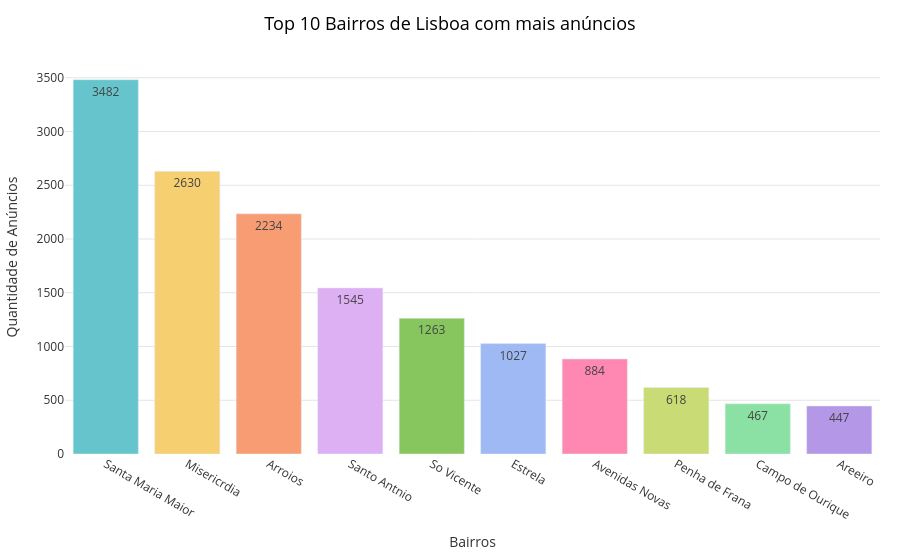

Notebook cell for this chart:
### Code cell
# Criando o Gráfico de Barras
fig = px.bar(
    top_10_neighbourhood,
    x='neighbourhood',
    y='count',
    color='neighbourhood',
    # Substituímos o 'palette' pela paleta de cores suaves nativa do Plotly
    color_discrete_sequence=px.colors.qualitative.Pastel, 
    text_auto=True # Dica extra: Coloca o valor exato em cima de cada barra!
)

# Ajustando o Layout e a Estética
fig.update_layout(
    # Título mais limpo e centralizado (x=0.5)
    title=dict(
        text='Top 10 Bairros de Lisboa com mais anúncios', 
        font=dict(size=18, color='black'),
        x=0.5 
    ),
    xaxis_title='Bairros',
    yaxis_title='Quantidade de Anúncios',
    
    # Estilo visual 
    plot_bgcolor="#ffffff",      # Fundo da área do gráfico branco puro
    paper_bgcolor="#ffffff",     # Fundo geral branco
    font=dict(color="#333333"),  # Fonte cinza escuro 
    
    
    showlegend=False, # Remove a legenda lateral 
    margin=dict(t=60, b=40, l=40, r=20) # Dá um respiro nas margens do gráfico
)

# Ajustando as linhas de grade 
fig.update_xaxes(showgrid=False) # Remove linhas verticais (poluem a visão em gráficos de barra)
fig.update_yaxes(gridcolor="#e5e5e5", gridwidth=1) # Linhas horizontais em cinza bem clarinho

# Exibindo o gráfico
fig.show()

### Figure 1 — Plotly figure (JSON) as saved in the notebook; plotly's stock layout.template omitted (floating-point values rounded to 4 significant figures)
{"data": [{"alignmentgroup": "True", "hovertemplate": "neighbourhood=%{x}<br>count=%{y}<extra></extra>", "legendgroup": "Santa Maria Maior", "marker": {"color": "rgb(102, 197, 204)", "pattern": {"shape": ""}}, "name": "Santa Maria Maior", "offsetgroup": "Santa Maria Maior", "orientation": "v", "showlegend": true, "textposition": "auto", "texttemplate": "%{y}", "type": "bar", "x": ["Santa Maria Maior"], "xaxis": "x", "y": [3482], "yaxis": "y"}, {"alignmentgroup": "True", "hovertemplate": "neighbourhood=%{x}<br>count=%{y}<extra></extra>", "legendgroup": "Misericrdia", "marker": {"color": "rgb(246, 207, 113)", "pattern": {"shape": ""}}, "name": "Misericrdia", "offsetgroup": "Misericrdia", "orientation": "v", "showlegend": true, "textposition": "auto", "texttemplate": "%{y}", "type": "bar", "x": ["Misericrdia"], "xaxis": "x", "y": [2630], "yaxis": "y"}, {"alignmentgroup": "True", "hovertemplate": "neighbourhood=%{x}<br>count=%{y}<extra></extra>", "legendgroup": "Arroios", "marker": {"color": "rgb(248, 156, 116)", "pattern": {"shape": ""}}, "name": "Arroios", "offsetgroup": "Arroios", "orientation": "v", "showlegend": true, "textposition": "auto", "texttemplate": "%{y}", "type": "bar", "x": ["Arroios"], "xaxis": "x", "y": [2234], "yaxis": "y"}, {"alignmentgroup": "True", "hovertemplate": "neighbourhood=%{x}<br>count=%{y}<extra></extra>", "legendgroup": "Santo Antnio", "marker": {"color": "rgb(220, 176, 242)", "pattern": {"shape": ""}}, "name": "Santo Antnio", "offsetgroup": "Santo Antnio", "orientation": "v", "showlegend": true, "textposition": "auto", "texttemplate": "%{y}", "type": "bar", "x": ["Santo Antnio"], "xaxis": "x", "y": [1545], "yaxis": "y"}, {"alignmentgroup": "True", "hovertemplate": "neighbourhood=%{x}<br>count=%{y}<extra></extra>", "legendgroup": "So Vicente", "marker": {"color": "rgb(135, 197, 95)", "pattern": {"shape": ""}}, "name": "So Vicente", "offsetgroup": "So Vicente", "orientation": "v", "showlegend": true, "textposition": "auto", "texttemplate": "%{y}", "type": "bar", "x": ["So Vicente"], "xaxis": "x", "y": [1263], "yaxis": "y"}, {"alignmentgroup": "True", "hovertemplate": "neighbourhood=%{x}<br>count=%{y}<extra></extra>", "legendgroup": "Estrela", "marker": {"color": "rgb(158, 185, 243)", "pattern": {"shape": ""}}, "name": "Estrela", "offsetgroup": "Estrela", "orientation": "v", "showlegend": true, "textposition": "auto", "texttemplate": "%{y}", "type": "bar", "x": ["Estrela"], "xaxis": "x", "y": [1027], "yaxis": "y"}, {"alignmentgroup": "True", "hovertemplate": "neighbourhood=%{x}<br>count=%{y}<extra></extra>", "legendgroup": "Avenidas Novas", "marker": {"color": "rgb(254, 136, 177)", "pattern": {"shape": ""}}, "name": "Avenidas Novas", "offsetgroup": "Avenidas Novas", "orientation": "v", "showlegend": true, "textposition": "auto", "texttemplate": "%{y}", "type": "bar", "x": ["Avenidas Novas"], "xaxis": "x", "y": [884], "yaxis": "y"}, {"alignmentgroup": "True", "hovertemplate": "neighbourhood=%{x}<br>count=%{y}<extra></extra>", "legendgroup": "Penha de Frana", "marker": {"color": "rgb(201, 219, 116)", "pattern": {"shape": ""}}, "name": "Penha de Frana", "offsetgroup": "Penha de Frana", "orientation": "v", "showlegend": true, "textposition": "auto", "texttemplate": "%{y}", "type": "bar", "x": ["Penha de Frana"], "xaxis": "x", "y": [618], "yaxis": "y"}, {"alignmentgroup": "True", "hovertemplate": "neighbourhood=%{x}<br>count=%{y}<extra></extra>", "legendgroup": "Campo de Ourique", "marker": {"color": "rgb(139, 224, 164)", "pattern": {"shape": ""}}, "name": "Campo de Ourique", "offsetgroup": "Campo de Ourique", "orientation": "v", "showlegend": true, "textposition": "auto", "texttemplate": "%{y}", "type": "bar", "x": ["Campo de Ourique"], "xaxis": "x", "y": [467], "yaxis": "y"}, {"alignmentgroup": "True", "hovertemplate": "neighbourhood=%{x}<br>count=%{y}<extra></extra>", "legendgroup": "Areeiro", "marker": {"color": "rgb(180, 151, 231)", "pattern": {"shape": ""}}, "name": "Areeiro", "offsetgroup": "Areeiro", "orientation": "v", "showlegend": true, "textposition": "auto", "texttemplate": "%{y}", "type": "bar", "x": ["Areeiro"], "xaxis": "x", "y": [447], "yaxis": "y"}], "layout": {"barmode": "relative", "font": {"color": "#333333"}, "legend": {"title": {"text": "neighbourhood"}, "tracegroupgap": 0}, "margin": {"b": 40, "l": 40, "r": 20, "t": 60}, "paper_bgcolor": "#ffffff", "plot_bgcolor": "#ffffff", "showlegend": false, "title": {"font": {"color": "black", "size": 18}, "text": "Top 10 Bairros de Lisboa com mais anúncios", "x": 0.5}, "xaxis": {"anchor": "y", "categoryarray": ["Santa Maria Maior", "Misericrdia", "Arroios", "Santo Antnio", "So Vicente", "Estrela", "Avenidas Novas", "Penha de Frana", "Campo de Ourique", "Areeiro"], "categoryorder": "array", "domain": [0, 1], "showgrid": false, "title": {"text": "Bairros"}}, "yaxis": {"anchor": "x", "domain": [0, 1], "gridcolor": "#e5e5e5", "gridwidth": 1, "title": {"text": "Quantidade de Anúncios"}}}}
